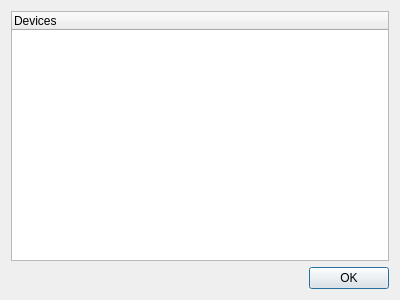
<?xml version="1.0" encoding="UTF-8"?>
<ui version="4.0">
 <class>MachineOverview</class>
 <widget class="QDialog" name="MachineOverview">
  <property name="geometry">
   <rect>
    <x>0</x>
    <y>0</y>
    <width>400</width>
    <height>300</height>
   </rect>
  </property>
  <property name="windowTitle">
   <string>Machine Overview</string>
  </property>
  <layout class="QVBoxLayout" name="verticalLayout">
   <item>
    <widget class="QTreeWidget" name="treeWidget">
     <column>
      <property name="text">
       <string>Devices</string>
      </property>
     </column>
    </widget>
   </item>
   <item>
    <widget class="QDialogButtonBox" name="buttonBox">
     <property name="orientation">
      <enum>Qt::Horizontal</enum>
     </property>
     <property name="standardButtons">
      <set>QDialogButtonBox::Ok</set>
     </property>
    </widget>
   </item>
  </layout>
 </widget>
 <resources/>
 <connections>
  <connection>
   <sender>buttonBox</sender>
   <signal>accepted()</signal>
   <receiver>MachineOverview</receiver>
   <slot>accept()</slot>
   <hints>
    <hint type="sourcelabel">
     <x>248</x>
     <y>254</y>
    </hint>
    <hint type="destinationlabel">
     <x>157</x>
     <y>274</y>
    </hint>
   </hints>
  </connection>
  <connection>
   <sender>buttonBox</sender>
   <signal>rejected()</signal>
   <receiver>MachineOverview</receiver>
   <slot>reject()</slot>
   <hints>
    <hint type="sourcelabel">
     <x>316</x>
     <y>260</y>
    </hint>
    <hint type="destinationlabel">
     <x>286</x>
     <y>274</y>
    </hint>
   </hints>
  </connection>
 </connections>
</ui>
